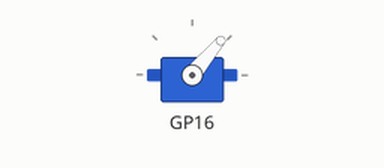
Simulated run of this program. Board: Raspberry Pi Pico running MicroPython. On the bench: servo. Servo angles are drawn from the pulse width (0.5 ms = 0°, 2.5 ms = 180°).

Above: at 0.05 s.
At 0.35 s:
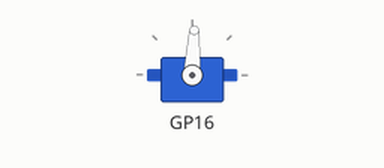
At 0.65 s:
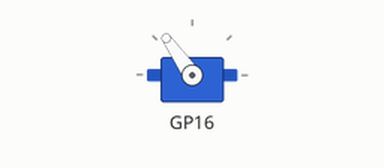
At 1.3 s:
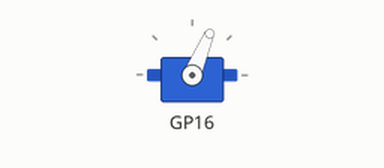
Timing chart, 0 to 3.4 s (numbered marks = the images above):
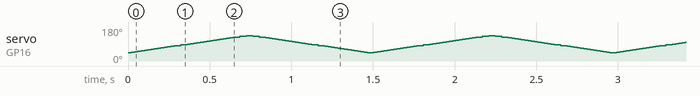

The program:

06_servo_sweep.py
```python
import time
from machine import PWM, Pin

from lib.pins import SERVO

# Servo pulse width in microseconds at 0° and 180°. Calibrate to your servo.
MIN_US = 1000
MAX_US = 2000
PERIOD_US = 20000  # 50 Hz

servo = PWM(Pin(SERVO), freq=50)


def write_angle(deg):
    deg = max(0, min(180, deg))
    pulse_us = MIN_US + (MAX_US - MIN_US) * deg // 180
    servo.duty_u16(pulse_us * 65535 // PERIOD_US)


while True:
    for angle in range(0, 181, 5):
        write_angle(angle)
        time.sleep_ms(20)
    for angle in range(180, -1, -5):
        write_angle(angle)
        time.sleep_ms(20)
```

pins.py
```python
# Per-board pin map for the tutorial series. Auto-detects ESP32 vs RP2 from
# sys.platform; edit the values below if your wiring differs from the defaults.

import sys

PLATFORM = sys.platform

if PLATFORM == "esp32":
    # Generic ESP32 DevKit. ESP32-S3/C3 may differ — adjust LED in particular.
    LED = 2
    BUTTON = 0           # BOOT button on most dev boards
    PWM_LED = 4
    SERVO = 13
    ADC = 34             # ADC1 (input-only pins 32-39 are safe with WiFi)
    I2C_ID = 0
    I2C_SCL = 22
    I2C_SDA = 21
    SPI_ID = 1           # HSPI; SPI(2) on S3
    SPI_SCK = 18
    SPI_MOSI = 23
    SPI_MISO = 19
    SPI_CS = 5
    # NeoPixel / WS2812. NEOPIXEL is a single pixel; MATRIX_PIN feeds an array
    # of MATRIX_WIDTH × MATRIX_HEIGHT pixels. ESP32-S3-Matrix board uses GP14,
    # 8×8. Generic ESP32 has no onboard NeoPixel — wire one to GP14 to test.
    NEOPIXEL = 14
    MATRIX_PIN = 14
    MATRIX_WIDTH = 8
    MATRIX_HEIGHT = 8
elif PLATFORM == "rp2":
    # LED conventions vary across RP2 boards:
    #   - Pico W:                 Pin("LED") — wired to the WiFi chip
    #   - Pico (non-W):           GP25 onboard LED
    #   - RP2040-Zero / -Matrix:  no plain LED — wire an external one to LED below
    # The detection below picks Pico W if available, otherwise defaults to GP15
    # (a free, edge-exposed pin on the Zero). Wire an LED + 220Ω resistor from
    # GP15 to GND, or change LED here to whichever GPIO you've used.
    try:
        from machine import Pin as _Pin
        _Pin("LED")
        LED = "LED"
    except (ValueError, TypeError):
        LED = 25
    BUTTON = 14
    PWM_LED = 25
    SERVO = 16
    ADC = 26             # GP26 = ADC0
    I2C_ID = 0
    I2C_SCL = 5
    I2C_SDA = 4
    SPI_ID = 1
    SPI_SCK = 10
    SPI_MOSI = 11
    SPI_MISO = 12
    SPI_CS = 13
    # Pimoroni Pico Explorer Base onboard ST7789 LCD (240x240, SPI0).
    # Coexists with the generic SPI_* pins above (which target the breadboard
    # SD/sensor wiring on SPI1).
    ST7789_SPI_ID = 0
    ST7789_SCK = 18
    ST7789_MOSI = 19
    ST7789_CS = 17
    ST7789_DC = 16
    ST7789_BL = 20
    ST7789_WIDTH = 240
    ST7789_HEIGHT = 240
    # Pico Explorer Base onboard buttons (active-low, internal pull-up).
    BTN_A = 12
    BTN_B = 13
    BTN_X = 14
    BTN_Y = 15
    # NeoPixel / WS2812. RP2040-Zero onboard NeoPixel and Waveshare RP2040-Matrix
    # both use GP16. Matrix defaults to 5×5 (Waveshare); change to 1×1 if you
    # only have the Zero's single pixel and are running matrix scripts.
    NEOPIXEL = 16
    MATRIX_PIN = 16
    MATRIX_WIDTH = 5
    MATRIX_HEIGHT = 5
    ENCODER_A = 6
    ENCODER_B = 7
    MOTOR_A = 10
    MOTOR_B = 11
else:
    raise RuntimeError("unsupported platform: " + PLATFORM)
```
